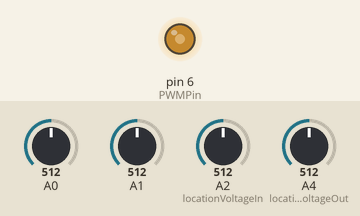
Bench run of a sketch on a simulated Arduino Uno, built with avr-gcc and run on an emulated ATmega328P. Shown: output pins drawn as LEDs (lit = HIGH). The test bench sets the inputs (shaded band); at power-on: A0 = 512, A1 = 512, A4 (locationVoltageOut) = 512, A2 (locationVoltageIn) = 512. What the sketch prints to the serial monitor is not drawn.

Above: at 3.7 s.
3.8 s: A0 set to 716
At 4.5 s:
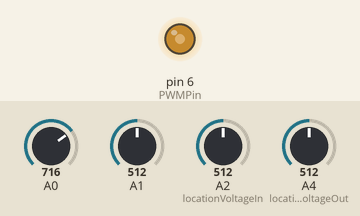
6.8 s: A1 set to 523
9.8 s: A4 (locationVoltageOut) set to 641
12.8 s: A4 (locationVoltageOut) set to 670
15.0 s: A2 (locationVoltageIn) set to 229
18.0 s: A2 (locationVoltageIn) set to 203
At 61.1 s:
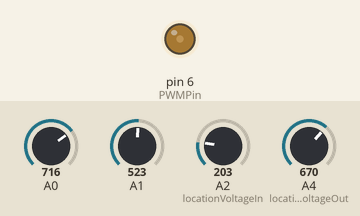
Timing chart, 0 to 62.7 s (numbered marks = the images above; inputs shaded):
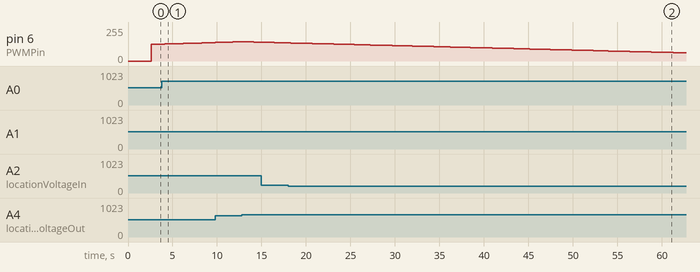

The sketch:

mpptv2.ino
```cpp
//********************************//
//********** MPPT SYSTEM *********//
//************* v1.3 *************//
//********************************//

// Locations of the current sensors, voltage dividers, and other important pins //
const byte locationCurrentIn = A0;
const byte locationCurrentOut = A1;
const byte locationVoltageIn = A2;
const byte locationVoltageOut = A4;
int PWMPin = 6;

// Resolution of the current sensors //
float resolutionIn = 0.1838966;
float resolutionOut = 0.1836130;

// Voltage devider values //
float Vin_R1 = 10000;
float Vin_R2 = 1200;
float Vout_R1 = 10000;
float Vout_R2 = 1200;

// Other global variables that can be changed //
float resolution = 5.0/1024; // resolution of the ADC of the microcontroller/microcomputer
float STEP_SIZE = 0.1; // step size (= precision) of the MPPT algorithm
float MAX_VOLTAGE = 30.0;
float MIN_VOLTAGE = 10.0;

// Other global variables that cannot be changed //
float zeroPointIn; // zero point of the current sensor before the boost converter
float zeroPointOut; // zero point of the current sensor after the boost converter
float DC = 50; // GLOBAL DC VARIABLE

void setup() {
  Serial.begin(9600);

  // Set PWM frequency for D5 and D6 to 62 [kHz]
  TCCR0B = TCCR0B & B11111000 | B00000001;

  // Automatic Calibration Process for current sensors //
  // This calibration assumes that the resolution of the ACS712 stays the same, but the voltage readout for 0 [A] fluctuates //
  // To calibrate, make sure that the script initializes with 0 [A] on the sensor //
  zeroPointIn = get_voltage(10000, locationCurrentIn);
  Serial.print("Zero point IN = ");
  Serial.println(zeroPointIn);
  zeroPointOut = get_voltage(10000, locationCurrentOut);
  Serial.print("Zero point OUT = ");
  Serial.println(zeroPointOut);
}


void loop() {

  float currentIn;
  float currentOut;

  int VinRead = 0; // value read for Vin
  int VoutRead = 0; // value read for Vout
  float voltageIn;
  float voltageOut;

  float dutyCycle;

  ///** CURRENT IN **///
  // ask for an average sensor voltage of 100 measurments
  float sensorVoltage = get_voltage(100, locationCurrentIn);

  // print the voltage output of the sensor
  //Serial.print("Voltage: ");
  //Serial.println(sensorVoltage ,3);

  currentIn = ((sensorVoltage - zeroPointIn)/resolutionIn);
  Serial.print("currentIn = ");
  Serial.print(currentIn);
  Serial.println(" [A]");

  ///** CURRENT OUT **///
  // ask for an average sensor voltage of 100 measurments
  sensorVoltage = get_voltage(100, locationCurrentOut);

  // print the voltage output of the sensor
  //Serial.print("Voltage: ");
  //Serial.println(sensorVoltage ,3);

  currentOut = ((sensorVoltage - zeroPointOut)/resolutionOut);
  Serial.print("currentOut = ");
  Serial.print(currentOut);
  Serial.println(" [A]");

  ///** VOLTAGES **///
  // read  voltage from analog pins
  VinRead = analogRead(locationVoltageIn);
  VoutRead = analogRead(locationVoltageOut);

  // calculate real voltages
  voltageIn = VinRead * (resolution)*((Vin_R1 + Vin_R2)/Vin_R2);
  voltageOut = VoutRead * (resolution)*((Vout_R1 + Vout_R2)/Vout_R2);

  // print voltages
  Serial.print("VoltageIn = ");
  Serial.print(voltageIn);
  Serial.println(" [V]");
  Serial.print("VoltageOut = ");
  Serial.print(voltageOut);
  Serial.println(" [V]");

  ///** Obtain the needed duty cycle for the boost converter using the perturb and observe algortihm **///
  perturbAndObserve(voltageIn, voltageOut, currentIn, currentOut); // THIS IS A PERCENTAGE!
  Serial.print("DC = ");
  Serial.print(DC);
  Serial.println(" [%]");

  ///** Set the duty cycle of the boost converter to the desired frequency **///
  if (DC >= 0 && DC <= 100) {
    analogWrite(PWMPin, (DC/100 * 255));
  }
  else {
    analogWrite(PWMPin, (50/100 * 255));
  }

  delay(500);

}

///* Function for obtaining voltage reading from the current sensors *///
float get_voltage(int n_datapoints, const byte pin)
{

  float voltage = 0;

  for(int i=0; i < n_datapoints; i++)
  {
    voltage = voltage + analogRead(pin) * (resolution);
  }

  voltage = voltage/n_datapoints;
  return(voltage);
}

///* MPPT perturb and observe algorithm *///
void perturbAndObserve(float Vin_new, float Vout, float Iin, float Iout) {
    float eff;
    float Vin_old;
    float Pin_old;

    float Pout = Vout*Iout;
    float Pin_new = Vin_new * Iin;

    if(Pin_new == Pin_old)
        {
        return 0;
        }
        else if (Pin_new > Pin_old)
        {
            if(Vin_new > Vin_old)
            {
                DC = DC + STEP_SIZE;
            }else
            {
                DC = DC- STEP_SIZE;
            }
        }else
        {
            if(Vin_new > Vin_old)
            {
                DC = DC - STEP_SIZE;
            }else
            {
                DC = DC + STEP_SIZE;
            }
        }

//    Serial.print("DC:");
//    Serial.println(DC);

    eff = (Pin_new - Pout)/Pin_new *100;
    Serial.print("eff: ");
    Serial.print(eff);
    Serial.println(" [%]");

    Vin_old = Vin_new;
    Pin_old = Pin_new;

    //** SOME SAFETY CHECKS THAT MAY OVERWRITE THE FINAL VALUE FOR DC **//
    if(Vout >= MAX_VOLTAGE)
    {
      DC = DC - 2*STEP_SIZE;
      Serial.println("MAX VOLTAGE REACHED!!");
    }
//    if(Vout <= MIN_VOLTAGE)
//    {
//      DC = DC + 2*STEP_SIZE;
//      Serial.println("MIN VOLTAGE REACHED!!");
//    }

    return 0;
}
```

Measured:
- the behaviour switches between 220 and 219 on A2 (locationVoltageIn) (found by bisection; images 1 and 2)
- after the input at 3.8 s, pin 6 (PWMPin): moves from 127/255 to 133/255 over 2.6 s, starting after 0.32 s
